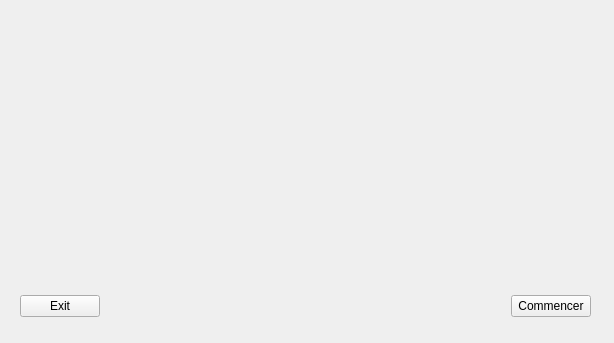
<?xml version="1.0" encoding="UTF-8"?>
<ui version="4.0">
 <class>VueFormNom</class>
 <widget class="QWidget" name="VueFormNom">
  <property name="geometry">
   <rect>
    <x>0</x>
    <y>0</y>
    <width>614</width>
    <height>343</height>
   </rect>
  </property>
  <property name="windowTitle">
   <string>Form</string>
  </property>
  <widget class="QWidget" name="verticalLayoutWidget_2">
   <property name="geometry">
    <rect>
     <x>190</x>
     <y>40</y>
     <width>121</width>
     <height>171</height>
    </rect>
   </property>
   <layout class="QVBoxLayout" name="nom_vLayout">
    <item>
     <widget class="QLineEdit" name="m_prenom">
      <property name="enabled">
       <bool>false</bool>
      </property>
      <property name="mouseTracking">
       <bool>false</bool>
      </property>
      <property name="acceptDrops">
       <bool>false</bool>
      </property>
      <property name="frame">
       <bool>false</bool>
      </property>
     </widget>
    </item>
    <item>
     <widget class="QLabel" name="L_prenom">
      <property name="text">
       <string/>
      </property>
     </widget>
    </item>
   </layout>
  </widget>
  <widget class="QWidget" name="layoutWidget">
   <property name="geometry">
    <rect>
     <x>20</x>
     <y>290</y>
     <width>571</width>
     <height>32</height>
    </rect>
   </property>
   <layout class="QHBoxLayout" name="horizontalLayout">
    <item>
     <widget class="QPushButton" name="pushButton">
      <property name="text">
       <string>Exit</string>
      </property>
     </widget>
    </item>
    <item>
     <spacer name="horizontalSpacer">
      <property name="orientation">
       <enum>Qt::Horizontal</enum>
      </property>
      <property name="sizeHint" stdset="0">
       <size>
        <width>40</width>
        <height>20</height>
       </size>
      </property>
     </spacer>
    </item>
    <item>
     <widget class="QPushButton" name="pushButton_2">
      <property name="text">
       <string>Commencer</string>
      </property>
     </widget>
    </item>
   </layout>
  </widget>
 </widget>
 <resources/>
 <connections>
  <connection>
   <sender>pushButton</sender>
   <signal>clicked()</signal>
   <receiver>VueFormNom</receiver>
   <slot>close()</slot>
   <hints>
    <hint type="sourcelabel">
     <x>87</x>
     <y>297</y>
    </hint>
    <hint type="destinationlabel">
     <x>172</x>
     <y>283</y>
    </hint>
   </hints>
  </connection>
 </connections>
</ui>
